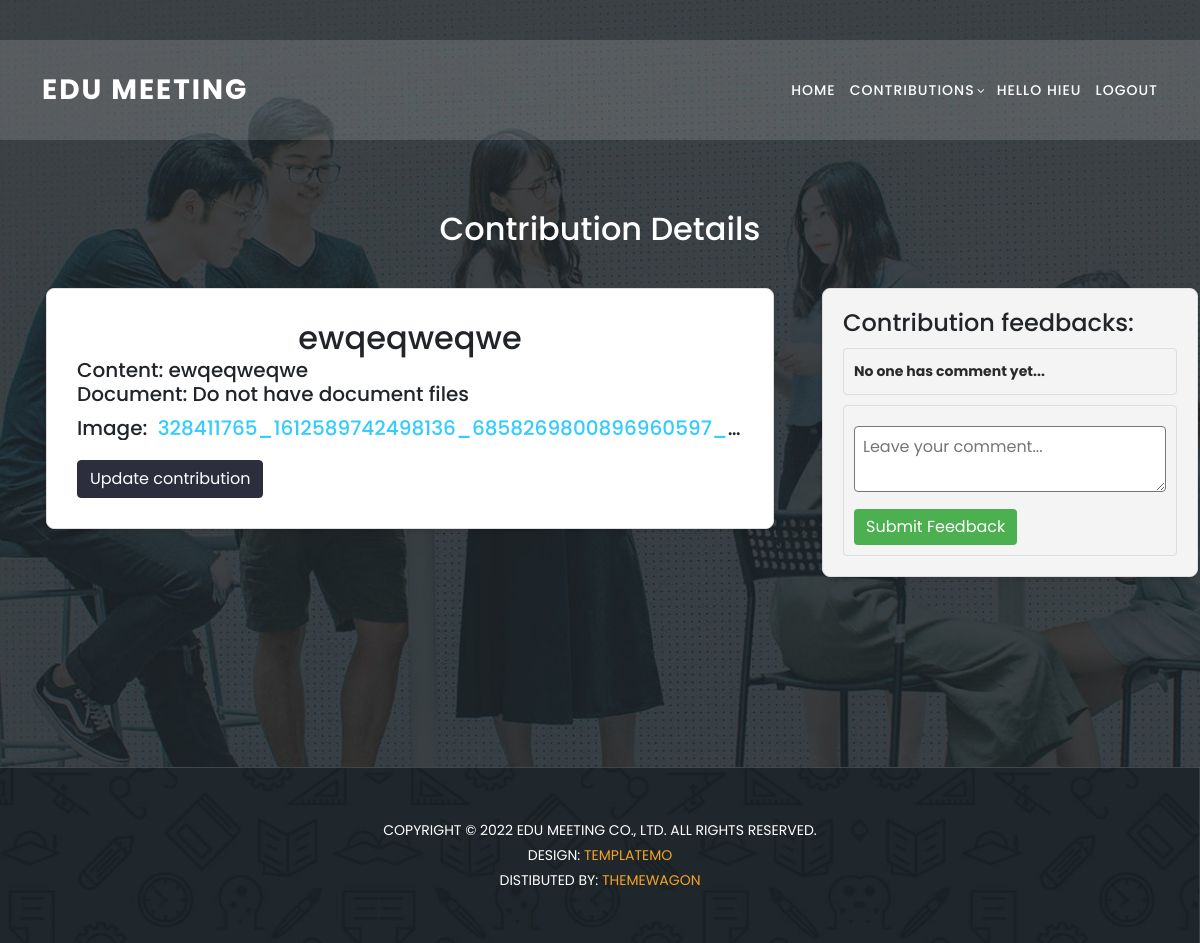
The app's page /contributions/24/ (signed in), older data.
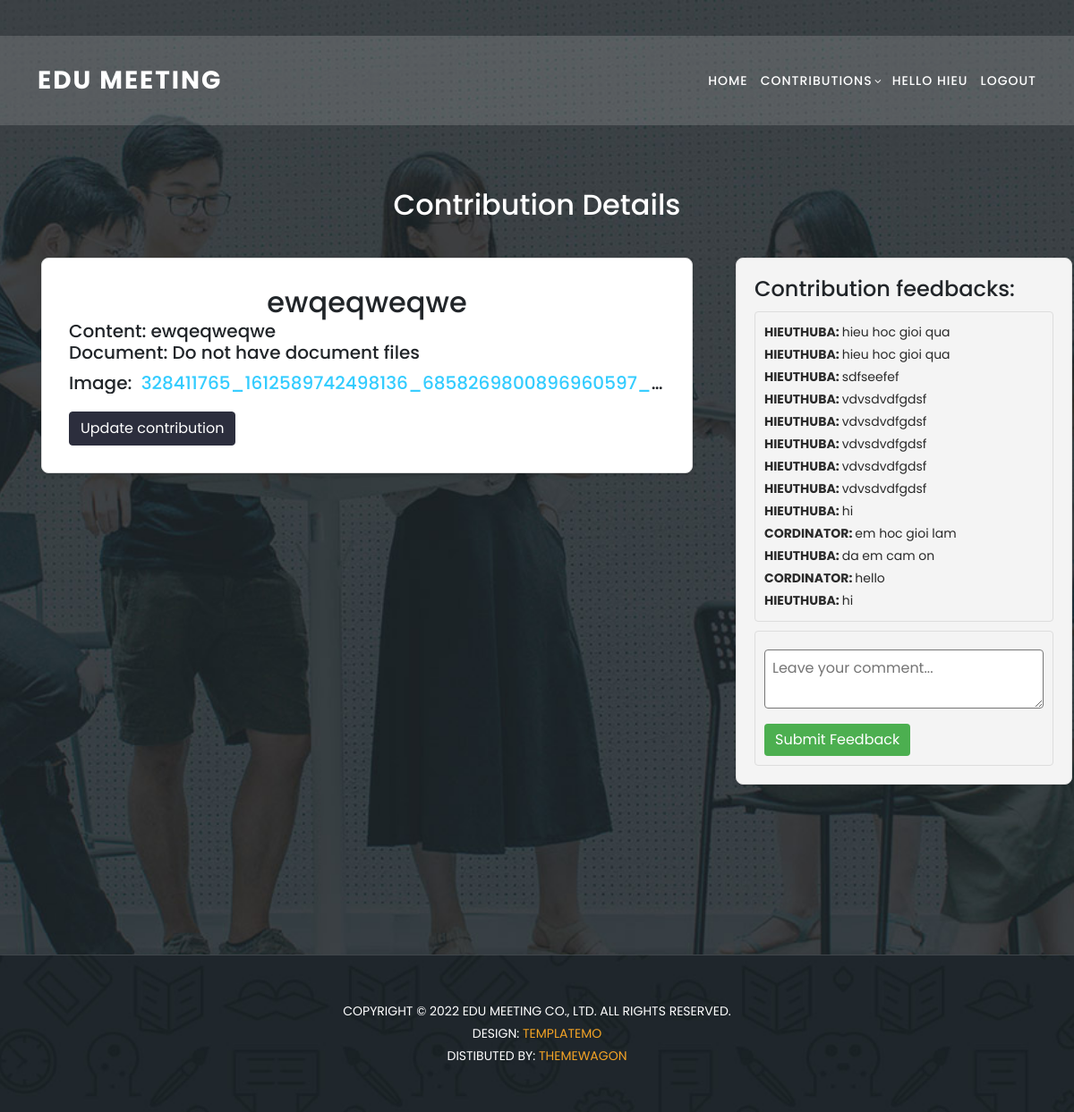
The same page, newer data.
### home/models.py (models this page shows, shortened)
class Contributions(models.Model):
    user = models.ManyToManyField(UserProfile)
    title = models.CharField(max_length=30)
    content = models.TextField(null = True)
    faculty = models.ForeignKey(Faculties,on_delete=models.CASCADE)
    term = models.BooleanField(default=False)
    createAt = models.DateTimeField(auto_now_add=True)
    academic_Year = models.ForeignKey(AcademicYear,blank=True, null =True, on_delete=models.CASCADE)
    reject_reason = models.TextField(blank=True, null=True)
    status = models.CharField(max_length=10,  default='waiting')
    public = models.BooleanField(default = False)

class ContributionFiles(models.Model):
    word = models.FileField(null = True)
    img = models.FileField(null = True)
    contribution = models.ForeignKey(Contributions, on_delete=models.CASCADE, related_name='files', null=True)

class Comment(models.Model):
    user = models.ForeignKey(UserProfile,on_delete = models.CASCADE)
    contribution = models.ForeignKey(Contributions,on_delete = models.CASCADE)
    comment = models.TextField(blank=True,null=True)
    createAt = models.DateTimeField(auto_now_add=True)

class UserProfile(models.Model):
    user = models.OneToOneField(User, on_delete=models.CASCADE, primary_key=True)
    fullname = models.CharField(max_length=50)
    roles = models.ManyToManyField(Role, related_name='users')
    faculty = models.ForeignKey('Faculties', on_delete=models.CASCADE, null=True, blank=True)
    email = models.EmailField(max_length=254, unique=True, blank=True, null=True)
    phone = models.CharField(max_length=15)
    academic_Year = models.ForeignKey(AcademicYear,blank=True, null =True, on_delete=models.CASCADE)

### home/views.py (the view)
# urls.py: path('contributions/<int:contribution_id>/', views.contributions_detail, name='contributions_detail'),
def contributions_detail(request, contribution_id):
    contribution = get_object_or_404(Contributions, id=contribution_id)
    comments = Comment.objects.filter(contribution=contribution)
    can_update = False
    user_profile = request.user.userprofile
    show_faculties = True
    faculties = Faculties.objects.none()
    faculty = user_profile.faculty
    is_cordinator = False
    is_student = False
    if request.user.is_authenticated:
        roles = [role.name for role in user_profile.roles.all()]
        if "marketing cordinator" in roles:
            faculties = Faculties.objects.filter(id=faculty.id) if faculty else Faculties.objects.none()
            is_cordinator = True
        else:
            is_student = True
            show_faculties = False
        try:
            user_profile = request.user.userprofile
            faculty = user_profile.faculty
            academic_year = user_profile.academic_Year
            if academic_year and timezone.now() < academic_year.finalClosure:
                can_update = True
        except UserProfile.DoesNotExist:
            can_update = False
    if request.method == "POST":
        if 'comment' in request.POST:
            comment_form = CommentForm(request.POST)
            if comment_form.is_valid():
                new_comment = comment_form.save(commit=False)
                new_comment.contribution = contribution
                new_comment.user = request.user.userprofile
                new_comment.save()
                return HttpResponseRedirect(reverse('contributions_detail', args=[contribution_id]))
        elif request.FILES:
            file_form = FileForm(request.POST, request.FILES)
            if file_form.is_valid():
                new_file = file_form.save(commit=False)
                new_file.contribution = contribution
                new_file.save()
                return HttpResponseRedirect(reverse('contributions_detail', args=[contribution_id]))
    else:
        comment_form = CommentForm()
        file_form = FileForm()
    return render(request, 'contributions_detail.html', {
        'contribution': contribution,
        'comments': comments,
        'comment_form': comment_form,
        'file_form': file_form,
        'can_update': can_update,
        'show_faculties': show_faculties,
        'is_cordinator': is_cordinator,
        'is_student': is_student,
        'faculties': faculties,
    })

### home/forms.py
class CommentForm(forms.ModelForm):
    class Meta:
        model = Comment
        fields = ['comment',]

class FileForm(forms.ModelForm):
    class Meta:
        model = ContributionFiles
        fields = ['word', 'img']

### templates/contributions_detail.html (shortened to what this page needs)
{% extends "header.html" %}
{%load static%}
{% block content %}
    <section class="apply-now" id="apply">
      <div class="header-content">
        <h2>Contribution Details</h2>
      </div>
      <div class="container-fluid">
        <div class="row">
          <div class="col-md-8 mx-auto">
            <div class="container">
              <div class="file-crud-container">
                <h2>{{ contribution.title }}</h2>
                <h5>Content: {{ contribution.content }}</h5>
                <form class="file-upload-form" enctype="multipart/form-data">
                  {% for file in contribution.files.all %}
                  <div class="form-group">
                    {% if file.word %}
                    <div class="content">
                      <h5 class="truncated">Document: <a href="{{ file.word.url }}">{{ file.word.name }}</a></h5>
                    </div>
                    {% else %}
                    <h5>Document: Do not have document files</h5>
                    {% endif %} {% if file.img %}
                    <div class="content">
                      <h5 class="truncated">Image: <a href="{{ file.img.url }}">{{ file.img.name }}</a></h5>
                    </div>
                    {% else %}
                    <h5>Image: Do not have image files</h5>
                    {% endif %}
                  </div>
                  {% endfor %}
                  {% if can_update %}
                    <a href="{% url 'update_contribution' pk=contribution.id %}" type="submit" class="btn btn-primary" >
                      Update contribution
                    </a>
                  {% endif %}
                </form>
              </div>
            </div>
          </div>
          <div class="col-md-4 mx-auto">
            <div class="navigation-container">
              <div class="navigation-options">
                <h4 style="margin-bottom: 5px;">Contribution feedbacks:</h4>
                <div class="feedback-box">
                  {% if comments.count == 0 %}
                    <p>
                      <strong>No one has comment yet...</strong>
                    </p>
                  {% else %}
                    {% for comment in comments %}
                    <p>
                      <strong>{{ comment.user.fullname }}: </strong>{{comment.comment }}
                    </p>
                    {% endfor %}
                  {% endif %}
                </div>
              </div>
              <div class="feedback-box">
                <form action="" method="POST">
                  <div class="feedback-form">
                    <textarea name="comment" placeholder="Leave your comment..."></textarea>
                    <button>Submit Feedback</button>
                  </div>
                </form>
              </div>
            </div>
          </div>
        </div>
      </div>
    </section>
    <section class="contact-us" id="contact">
      <div class="footer">
        <p>
          Copyright © 2022 Edu Meeting Co., Ltd. All Rights Reserved.
          <br />
          Design:
          <a
            href="https://templatemo.com"
            target="_parent"
            title="free css templates"
            >TemplateMo</a
          >
          <br />
          Distibuted By:
          <a
            href="https://themewagon.com"
            target="_blank"
            title="Build Better UI, Faster"
            >ThemeWagon</a
          >
        </p>
      </div>
    </section>
  </body>
</html>
{% endblock content %}

### templates/header.html (shortened to what this page needs)
{%load static%}
<!DOCTYPE html>
<html lang="en">
<head>
  <link href="{% static 'vendor/bootstrap/css/bootstrap.min.css' %}" rel="stylesheet">
  <link rel="stylesheet" href="{% static 'css/fontawesome.css' %}">
  <link rel="stylesheet" href="{% static 'css/templatemo-edu-meeting.css' %}">
  <link rel="stylesheet" href="{% static 'css/owl.css' %}">
  <link rel="stylesheet" href="{% static 'css/lightbox.css' %}">
</head>
<body>
  <header class="header-area header-sticky">
    <div class="container">
      <div class="row">
        <div class="col-12">
          <nav class="main-nav">
            <a href="{% url "home" %}" class="logo">
              Edu Meeting
            </a>
            <ul class="nav">
              <li>
                <a href="{% url "home" %}">Home</a>
              </li>
              <li class="has-sub">
                <a href="javascript:void(0)">Contributions</a>
              </li>
              {% if user.is_authenticated %}
              <li >
                <a href="{%url 'profile' %}">hello {{request.user.username}}</a>
              </li>
              <li>
                <a href="{% url 'logout'%}">Logout</a>
              </li>
              {% else %}
              <li>
                <a href="{% url 'login' %}">Login</a>
              </li>
              {% endif %}
            </ul>
          </nav>
        </div>
      </div>
    </div>
  </header>
  {% block content %}
  {% endblock content %}

### static/css/templatemo-edu-meeting.css (style rules this page uses)
html, body, div, span, applet, object, iframe, h1, h2, h3, h4, h5, h6, p, blockquote, div pre, a, abbr, acronym, address, big, cite, code, del, dfn, em, font, img, ins, kbd, q, s, samp, small, strike, strong, sub, sup, tt, var, b, u, i, center, dl, dt, dd, ol, ul, li, figure, header, nav, section, article, aside, footer, figcaption { margin: 0; padding: 0; border: 0; outline: 0; }
ul, li { padding: 0; margin: 0; list-style: none; }
header, nav, section, article, aside, footer, hgroup { display: block; }
* { box-sizing: border-box; }
html, body { font-family: 'Poppins', sans-serif; font-weight: 400; background-color: #fff; font-size: 16px; -ms-text-size-adjust: 100%; -webkit-font-smoothing: antialiased; -moz-osx-font-smoothing: grayscale; }
a { text-decoration: none !important; color: #3CF; }
h1, h2, h3, h4, h5, h6 { margin-top: 0px; margin-bottom: 0px; }
ul { margin-bottom: 0px; }
p { font-size: 14px; line-height: 25px; color: #2a2a2a; }
html, body { background: #fff; font-family: 'Poppins', sans-serif; }
.header-area { background-color: rgba(250,250,250,0.15); position: absolute; top: 40px; left: 0; right: 0; z-index: 100; -webkit-transition: all .5s ease 0s; -moz-transition: all .5s ease 0s; -o-transition: all .5s ease 0s; transition: all .5s ease 0s; }
.header-area .main-nav { min-height: 80px; background: transparent; }
.header-area .main-nav .logo { line-height: 100px; color: #fff; font-size: 28px; font-weight: 700; text-transform: uppercase; letter-spacing: 2px; float: left; -webkit-transition: all 0.3s ease 0s; -moz-transition: all 0.3s ease 0s; -o-transition: all 0.3s ease 0s; transition: all 0.3s ease 0s; }
.header-area .main-nav .nav { float: right; margin-top: 30px; margin-right: 0px; background-color: transparent; -webkit-transition: all 0.3s ease 0s; -moz-transition: all 0.3s ease 0s; -o-transition: all 0.3s ease 0s; transition: all 0.3s ease 0s; position: relative; z-index: 999; }
.header-area .main-nav .nav li { padding-left: 15px; padding-right: 15px; }
.header-area .main-nav .nav li:last-child { padding-right: 0px; }
.header-area .main-nav .nav li a { display: block; font-weight: 500; font-size: 14px; text-transform: uppercase; color: #fff; -webkit-transition: all 0.3s ease 0s; -moz-transition: all 0.3s ease 0s; -o-transition: all 0.3s ease 0s; transition: all 0.3s ease 0s; height: 40px; line-height: 40px; border: transparent; letter-spacing: 1px; }
.header-area .main-nav .nav li.has-sub { position: relative; padding-right: 15px; }
.header-area .main-nav .nav li.has-sub:after { font-family: FontAwesome; content: "\f107"; font-size: 12px; color: #fff; position: absolute; right: 5px; top: 12px; }
.header-area.header-sticky { min-height: 80px; }
.header-area .nav { margin-top: 30px; }
@media (max-width: 1200px) { .header-area .main-nav .nav li { padding-left: 7px; padding-right: 7px; } }
@media (max-width: 1200px) { .header-area .main-nav:before { display: none; } }
@media (min-width: 767px) { .header-area .main-nav .nav { display: flex !important; } }
section.apply-now { background-image: url(../images/apply-bg.jpg); background-position: center center; background-attachment: fixed; background-repeat: no-repeat; background-size: cover; padding: 180px 0px; }
section.contact-us { background-image: url(../images/meetings-bg.jpg); background-position: center center; background-attachment: fixed; background-repeat: no-repeat; background-size: cover; }
.footer { text-align: center; border-top: 1px solid rgba(250,250,250,0.15); padding: 50px 0px; }
.footer p { text-transform: uppercase; font-size: 14px; color: #fff; }
.footer p a { color: #f5a425; }

Row changes from the older to the newer data that the page shows:
added Comment: user.fullname "HIEUTHUBA", comment "hieu hoc gioi qua"
added Comment: user.fullname "HIEUTHUBA", comment "hieu hoc gioi qua"
added Comment: user.fullname "HIEUTHUBA", comment "sdfseefef"
added Comment: user.fullname "HIEUTHUBA", comment "vdvsdvdfgdsf"
added Comment: user.fullname "HIEUTHUBA", comment "vdvsdvdfgdsf"
added Comment: user.fullname "HIEUTHUBA", comment "vdvsdvdfgdsf"
added Comment: user.fullname "HIEUTHUBA", comment "vdvsdvdfgdsf"
added Comment: user.fullname "HIEUTHUBA", comment "vdvsdvdfgdsf"
added Comment: user.fullname "HIEUTHUBA", comment "hi"
added Comment: user.fullname "CORDINATOR", comment "em hoc gioi lam"
added Comment: user.fullname "HIEUTHUBA", comment "da em cam on"
added Comment: user.fullname "CORDINATOR", comment "hello"
added Comment: user.fullname "HIEUTHUBA", comment "hi"
Text that changed along with them:
text no longer shown: "No one has comment yet..."
